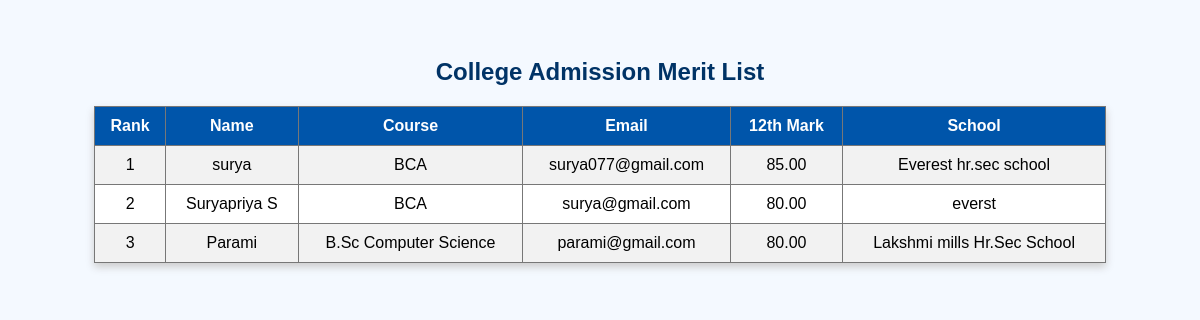
/meritlist.php, run on the app's committed database.
### tables this page shows
CREATE TABLE `applicatio` (
  `id` int(11) NOT NULL,
  `app_id` varchar(10) DEFAULT NULL,
  `name` varchar(100) NOT NULL,
  `dob` date NOT NULL,
  `address` text NOT NULL,
  `gender` enum('Male','Female','Other') NOT NULL,
  `father_name` varchar(100) DEFAULT NULL,
  `mother_name` varchar(100) DEFAULT NULL,
  `school_name` varchar(150) DEFAULT NULL,
  `year_passing` year(4) DEFAULT NULL,
  `mark_12th` decimal(5,2) DEFAULT NULL,
  `email` varchar(100) DEFAULT NULL,
  `course` varchar(100) DEFAULT NULL,
  `medium` varchar(50) DEFAULT NULL,
  `applied_on` date DEFAULT NULL,
  `status` varchar(20) DEFAULT 'Pending',
  `marksheet` varchar(255) DEFAULT NULL,
  `tc` varchar(255) DEFAULT NULL,
  `aadhar` varchar(255) DEFAULT NULL
);

### meritlist.php (the view, shortened to what this page needs)
<?php
$servername = "localhost";
$username = "root";
$password = "";
$dbname = "college_portal";
$conn = new mysqli($servername, $username, $password, $dbname);
$sql = "SELECT * FROM applicatio ORDER BY mark_12th DESC";
$result = $conn->query($sql);
?>
<!DOCTYPE html>
<html>
<head>
</head>
<body>
<h2>College Admission Merit List</h2>
<table>
    <tr>
        <th>Rank</th>
         <th>Name</th>
        <th>Course</th>
        <th>Email</th>
        <th>12th Mark</th>
        <th>School</th>
    </tr>
    <?php
    if ($result->num_rows > 0) {
        $rank = 1;
        while ($row = $result->fetch_assoc()) {
            echo "<tr>
                    <td>".$rank."</td>
                    <td>".$row['name']."</td>
                    <td>".$row['course']."</td>
                    <td>".$row['email']."</td>
                    <td>".$row['mark_12th']."</td>
                    <td>".$row['school_name']."</td>
                  </tr>";
            $rank++;
        }
    } else {
        echo "<tr><td colspan='6'>No students found 🚫</td></tr>";
    }
    ?>
</table>
</body>
</html>

### meritlist.php (style rules this page uses)
body { font-family: Arial, sans-serif; background: #f4f9ff; padding: 30px; }
h2 { text-align: center; color: #003366; }
table { margin: auto; border-collapse: collapse; width: 90%; background: white; box-shadow: 0px 4px 8px #ccc; }
th, td { border: 1px solid #777; padding: 10px; text-align: center; }
th { background: #0055aa; color: white; }
tr:nth-child(even) { background: #f2f2f2; }

### data on the page
applicatio: name "surya", course "BCA", email "surya077@gmail.com", mark_12th "85.00", school_name "Everest hr.sec school"
applicatio: name "Suryapriya S", course "BCA", email "surya@gmail.com", mark_12th "80.00", school_name "everst"
applicatio: name "Parami", course "B.Sc Computer Science", email "parami@gmail.com", mark_12th "80.00", school_name "Lakshmi mills Hr.Sec School"
